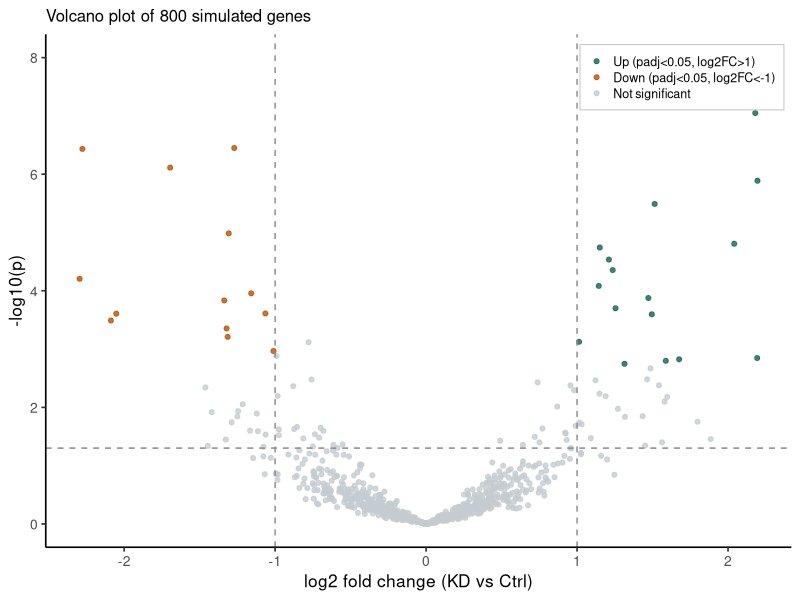
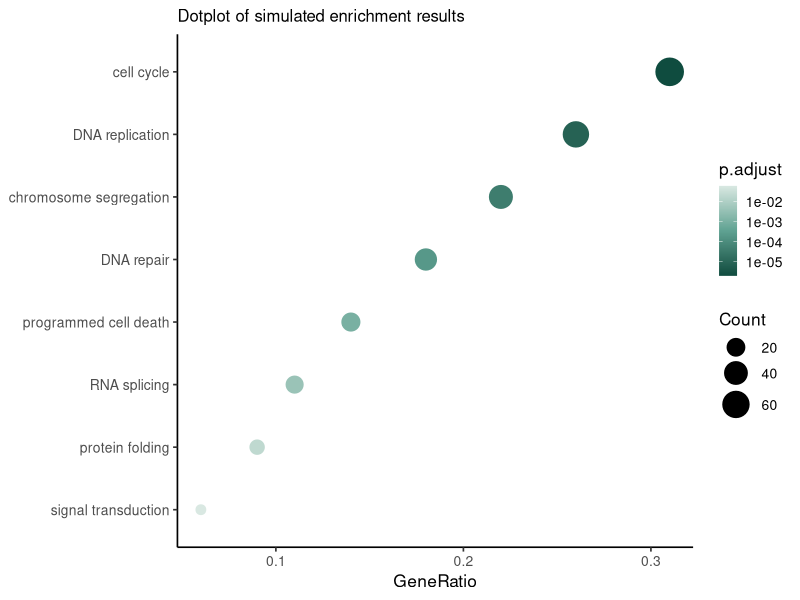

Recreate these plots in R, in order.
#!/usr/bin/env Rscript
# 第5章两张演示图的 R 绘制（火山图/富集气泡图）。
# 数据：程序模拟的 RNA-seq 计数（负二项），统计量真实计算（中位数比值归一化、
# Wald 检验、BH 校正），绘图用 ggplot2/pheatmap——与正文 R 代码同一路线。
# 运行：Rscript --no-init-file --no-restore generate_r_plots.R <repo_root>
.libPaths("/Volumes/fast_SSD/R_lib_4.4")
suppressMessages({library(ggplot2); library(pheatmap); library(RColorBrewer)})

args <- commandArgs(trailingOnly = TRUE)
root <- if (length(args)) args[1] else "."
outdir <- file.path(root, "assets/06-rna-seq/svg")
dir.create(outdir, showWarnings = FALSE, recursive = TRUE)
set.seed(20261010)

## ── 1. 模拟计数：800 基因 × 6 样本（Ctrl×3 / KD×3，80 个 DE）──
n_g <- 800
base <- rgamma(n_g, shape = 1.2, scale = 900) + 25
eff <- rep(0, n_g)
de_idx <- sample(n_g, 80)
eff[de_idx] <- sample(c(-1, 1), 80, replace = TRUE) * runif(80, 0.8, 1.6)
sf <- c(1.00, 0.94, 1.06, 1.10, 0.90, 1.03)
samples <- c("Ctrl1", "Ctrl2", "Ctrl3", "KD1", "KD2", "KD3")
counts <- matrix(0, n_g, 6, dimnames = list(paste0("Gene", seq_len(n_g)), samples))
for (j in 1:6) {
  grp <- if (j <= 3) 0 else 1
  mu <- base * sf[j] * 2^(eff * grp)
  counts[, j] <- rnbinom(n_g, mu = mu, size = 1 / 0.15)
}

## ── 2. 真实统计：中位数比值尺寸因子 → log2 归一化 → Wald → BH ──
gm <- exp(rowMeans(log(counts + 1)))
sf2 <- apply(sweep(counts, 1, gm, "/"), 2, median)
nc <- sweep(counts, 2, sf2, "/")
lc <- log2(nc + 1)
lfc <- rowMeans(lc[, 4:6]) - rowMeans(lc[, 1:3])
se <- sqrt(apply(lc[, 1:3], 1, var) / 3 + apply(lc[, 4:6], 1, var) / 3 + 0.05)
stat <- lfc / se
pval <- 2 * pnorm(-abs(stat))
padj <- p.adjust(pval, method = "BH")

## ── 3. 火山图（ggplot2 真绘制；配色与本书主题一致）──
df <- data.frame(lfc = lfc, p = pval, padj = padj)
df$cls <- with(df, ifelse(padj < 0.05 & lfc > 1, "Up",
                   ifelse(padj < 0.05 & lfc < -1, "Down", "NS")))
p <- ggplot(df, aes(lfc, -log10(p), color = cls)) +
  geom_point(size = 1.4, alpha = 0.8) +
  geom_hline(yintercept = -log10(0.05), linetype = 2, color = "grey55") +
  geom_vline(xintercept = c(-1, 1), linetype = 2, color = "grey55") +
  scale_color_manual(values = c(Up = "#186254", Down = "#B45309", NS = "#C4CBD0"),
                     breaks = c("Up", "Down", "NS"), labels = c("Up (padj<0.05, log2FC>1)", "Down (padj<0.05, log2FC<-1)", "Not significant")) +
  labs(x = "log2 fold change (KD vs Ctrl)", y = "-log10(p)",
       title = "Volcano plot of 800 simulated genes") +
  coord_cartesian(ylim = c(0, 8)) +
  theme_classic(base_size = 12.5) +
  theme(legend.position = c(0.99, 0.98), legend.justification = c(1, 1),
        legend.background = element_rect(color = "grey80", fill = "white", linewidth = 0.4),
        legend.title = element_blank(), legend.text = element_text(size = 9),
        legend.key.size = unit(0.8, "lines"), plot.title = element_text(size = 12))
ggsave(file.path(outdir, "volcano-demo-r.svg"), p, width = 6.4, height = 4.8)

# The real-data heatmap is now generated by heatmap_gse56010.R.

## ── 5. 富集气泡图（ggplot2 真绘制，风格对齐 clusterProfiler dotplot）──
terms <- data.frame(
  ID = c("GO:0007049", "GO:0006260", "GO:0007059", "GO:0006281", "GO:0097194",
         "GO:0008380", "GO:0006457", "GO:0007165"),
  Description = c("cell cycle", "DNA replication", "chromosome segregation",
                  "DNA repair", "programmed cell death", "RNA splicing",
                  "protein folding", "signal transduction"),
  Count = c(68, 54, 41, 33, 21, 18, 12, 8),
  GeneRatio = c(0.31, 0.26, 0.22, 0.18, 0.14, 0.11, 0.09, 0.06),
  p.adjust = c(2e-6, 8e-6, 4e-5, 2e-4, 1e-3, 4e-3, 2e-2, 6e-2))
terms$Description <- factor(terms$Description, levels = rev(terms$Description))
pb <- ggplot(terms, aes(GeneRatio, Description)) +
  geom_point(aes(size = Count, color = p.adjust)) +
  scale_size_continuous(range = c(3, 9), name = "Count") +
  scale_color_gradientn(colors = c("#0F4C3F", "#5FA292", "#D9E8E2"),
                        name = "p.adjust", trans = "log10") +
  labs(x = "GeneRatio", y = NULL,
       title = "Dotplot of simulated enrichment results") +
  theme_classic(base_size = 12.5) +
  theme(plot.title = element_text(size = 12),
        legend.box = "vertical", legend.key.size = unit(0.9, "lines"))
ggsave(file.path(outdir, "bubble-demo-r.svg"), pb, width = 7.0, height = 4.8)

cat("written:", list.files(outdir, pattern = "-r\\.svg$"), "\n")
